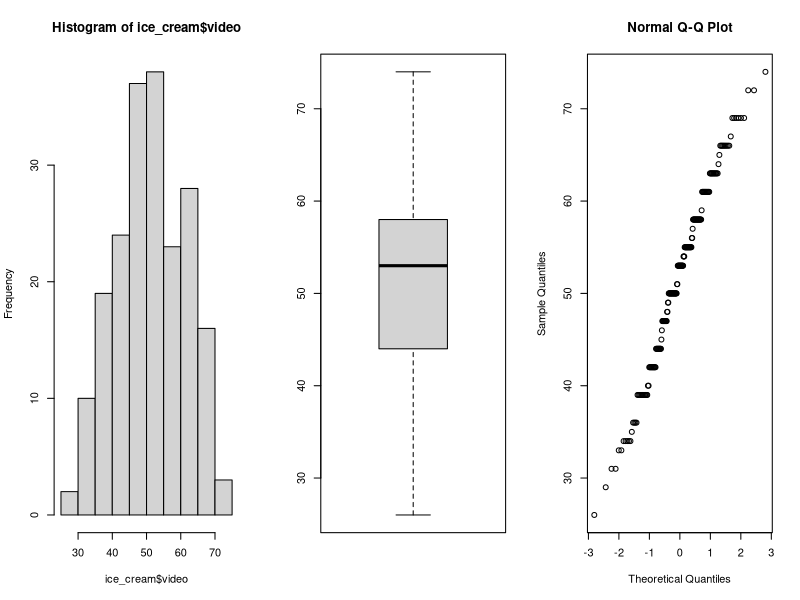

The R script that drew this image:
## ---- chunk 1
ice_cream <- read.csv('data/Ice_cream.csv')
ice_cream$ice_cream <- NULL

video.mean <- mean(ice_cream$video)

par(mfrow=c(1,3))
hist(ice_cream$video)
boxplot(ice_cream$video)
qqnorm(ice_cream$video)

shapiro.test(ice_cream$video)
## ---- chunk 2
# Compute 97% CI
video.sd <- sd(ice_cream$video)
margin <- qnorm(0.985)*video.sd/sqrt(length(ice_cream$video))
ci.lower <- video.mean - margin
ci.upper <- video.mean + margin
print(paste("CI:", ci.lower, ci.upper))

# Compute sample size for size 3 CI
margin.target = 3 / 2
n.sample <- (qnorm(0.985)*video.sd/margin.target)^2
print(paste("Required sample size:", ceiling(n.sample)))

# Compute bootstrap CI
B=1000
Tstar=numeric(B)
for (i in 1:B){
  Xstar=sample(ice_cream$video,replace=TRUE)
  Tstar[i]=mean(Xstar)
}
Tstar.015 <- quantile(Tstar, 0.015)
Tstar.985 <- quantile(Tstar, 0.985)
print(paste("Bootstrap CI:", 2*video.mean-Tstar.985, 2*video.mean-Tstar.015))
## ---- chunk 3
t.test(ice_cream$video, mu=50, alternative = "greater")

t.test(ice_cream$video, mu=51, alternative = "greater")
## ---- chunk 4
sum.g50 <- sum(ice_cream$video > 50)
binom.test(sum.g50, length(ice_cream$video), p=0.5, alt="g")

wilcox.test(ice_cream$video, mu=50, alt="g")

sum.l42 <- sum(ice_cream$video < 42)
binom.test(sum.l42, length(ice_cream$video), p=0.25, alt="l")
## ---- chunk 5
# Bootstrap samples
B <- 1000
t <- min(ice_cream$video)
n <- length(ice_cream$video)
ps <- numeric(100)
for (j in 0:100){
  tstar <- numeric(B)
  for (i in 1:B){
    xstar <- rnorm(n, mean=j, sd=100)
    tstar[i] <- min(xstar)
  }
  p.left <- sum(tstar<t)/B
  p.right <- sum(tstar>t)/B
  ps[j] <- 2*min(p.left, p.right)
}
mus <- seq(1,100)[ps > 0.05]
